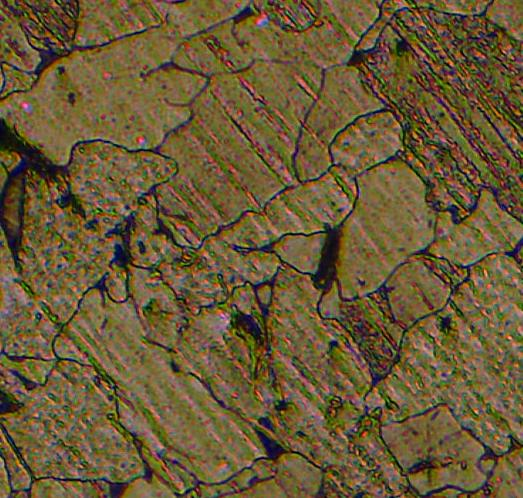
#> input picture image1.jpg, 523 x 498 px, found by its file name
$ jupyter execute Grain_detection_by_using_thresholding_value.ipynb
#> lines starting #> are read from the running program, lines starting #| are printed output that depends on the picture; after the words box and inside, x2 and y2 are one past the last pixel; in counts of white or black regions, pixels touching at a corner belong together
[cell 1]
import cv2
import matplotlib.pyplot as plt
import numpy as np

[cell 2]
img = cv2.imread('./inout images/image1.jpg')
#> img is the input picture: shape (498, 523, 3); mean B, G, R 54.9, 89.5, 106.5

[cell 3]
plt.imshow(img)

[cell 4]
gray = cv2.cvtColor(img,cv2.COLOR_BGR2GRAY)
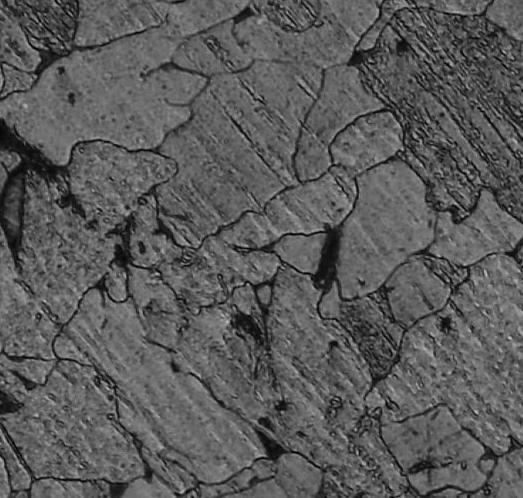
#> gray: shape (498, 523); min 1, max 195, mean 90.6

blurred = cv2.GaussianBlur(gray, (3, 3), 0) #Gaussian Blur to smooth out the image
thresh = cv2.threshold(blurred, 60, 255, cv2.THRESH_BINARY_INV)[1]
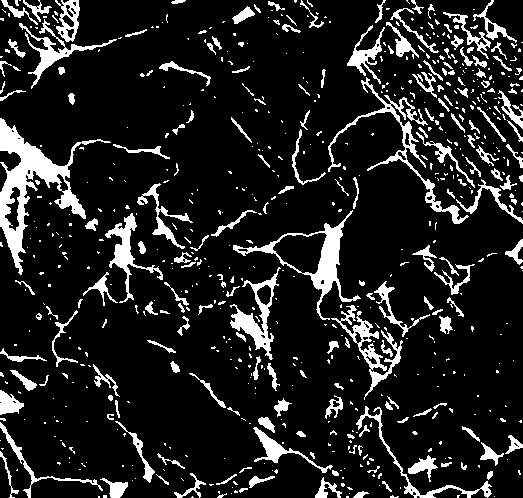
#> thresh: shape (498, 523); 13% white; 677 white regions (486 under 20 px)

[cell 5]
plt.imshow(thresh, cmap= 'gray')

[cell 6]
contours, hierarchy = cv2.findContours(thresh, cv2.RETR_TREE, cv2.CHAIN_APPROX_SIMPLE)
#> contours = 746 contours, 598 with area under 20; largest, box (x1, y1, x2, y2) and area: (0, 118, 111, 275) 4043, (233, 210, 361, 320) 3152, (272, 232, 328, 275) 1508, (328, 77, 469, 224) 1374, (230, 267, 281, 360) 1292
contour_img = cv2.drawContours(thresh, contours, -1, (255, 255, 255), 2) #change the colour tuple (255, 255, 255) to change contour colour
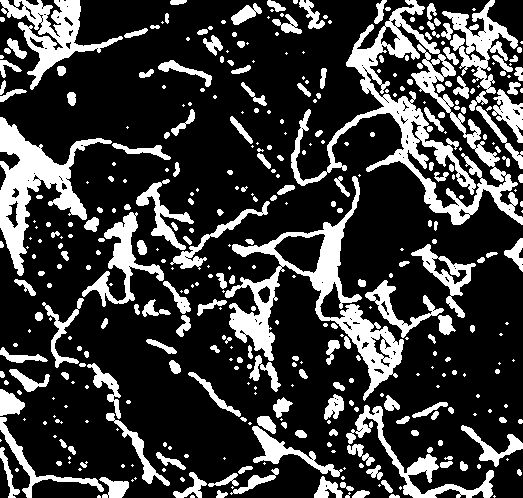
#> contour_img: shape (498, 523); 23.7% white; 401 white regions (185 under 20 px), largest, box (x1, y1, x2, y2) and area: (291, 0, 523, 225) 10143, (225, 176, 404, 401) 7475, (0, 117, 112, 276) 5212
plt.imshow(contour_img, cmap='gray')

[cell 7]
inv_img = cv2.bitwise_not(thresh)
plt.imshow(inv_img, cmap = 'gray') #change the threshold in cv2.threshold to change results in the image

$ run again, with image2.jpg copied over image1.jpg
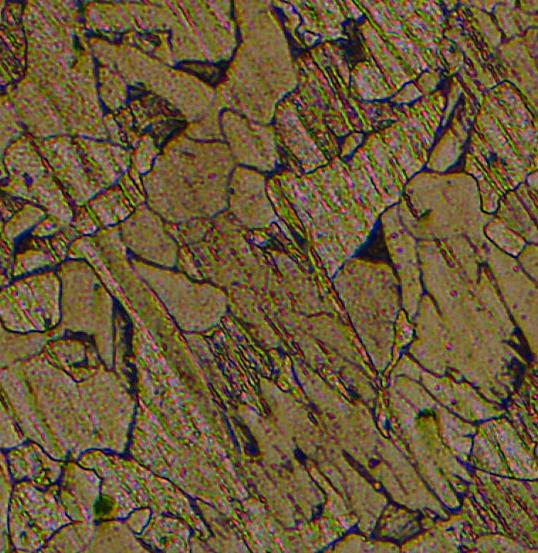
#> input picture image2.jpg, 538 x 553 px, found by its file name
#> img is the input picture: shape (553, 538, 3); mean B, G, R 56.4, 89.3, 107.3
#> `thresh = cv2.threshold(blurred, 60, 255, cv2.THRESH_BINARY_INV)[1]`:
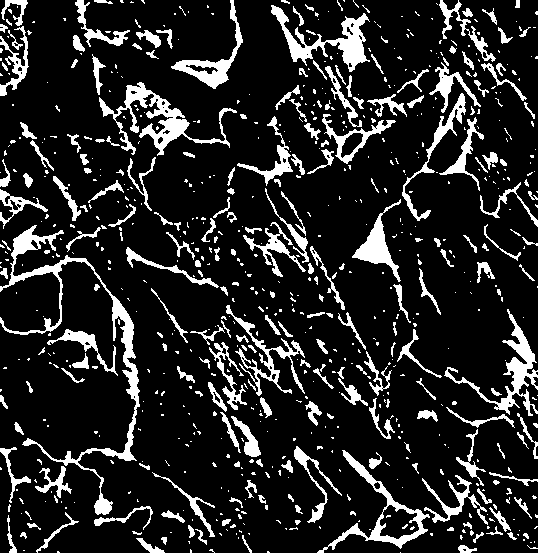
#> thresh: shape (553, 538); 14.9% white; 755 white regions (533 under 20 px)
#> contours = 814 contours, 630 with area under 20; largest, box (x1, y1, x2, y2) and area: (0, 225, 140, 515) 3154, (317, 450, 430, 553) 2250, (99, 82, 237, 156) 1964, (271, 5, 370, 72) 1706, (444, 309, 538, 416) 1420
#> `contour_img = cv2.drawContours(thresh, contours, -1, (255, 255, 255), 2)`:
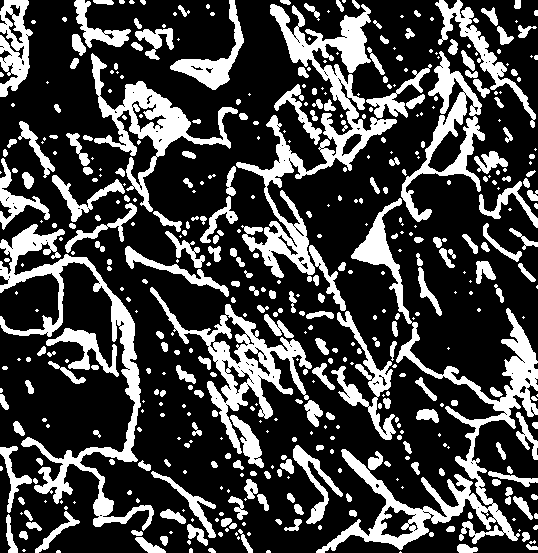
#> contour_img: shape (553, 538); 26.7% white; 477 white regions (220 under 20 px), largest, box (x1, y1, x2, y2) and area: (316, 198, 538, 553) 10547, (236, 4, 397, 278) 9133, (0, 224, 154, 531) 7499

$ run again, with image3.jpg copied over image1.jpg
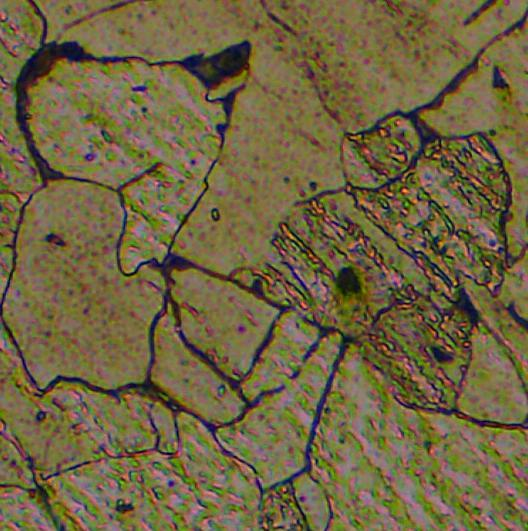
#> input picture image3.jpg, 528 x 531 px, found by its file name
#> img is the input picture: shape (531, 528, 3); mean B, G, R 66.3, 101, 113
#> `thresh = cv2.threshold(blurred, 60, 255, cv2.THRESH_BINARY_INV)[1]`:
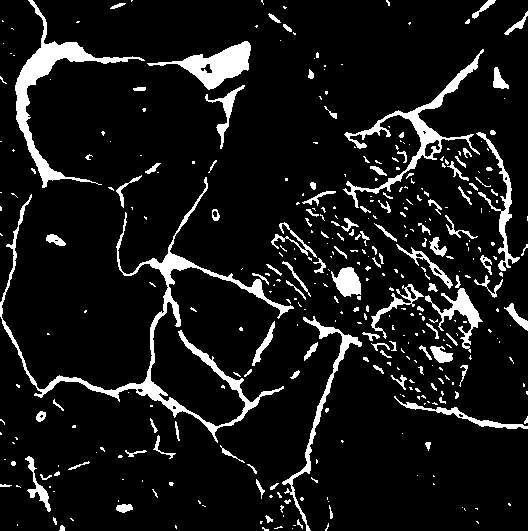
#> thresh: shape (531, 528); 9.4% white; 379 white regions (259 under 20 px)
#> contours = 395 contours, 310 with area under 20; largest, box (x1, y1, x2, y2) and area: (0, 177, 294, 443) 4094, (15, 0, 145, 188) 2781, (343, 49, 484, 208) 2004, (147, 41, 251, 90) 1792, (282, 316, 362, 531) 1034
#> `contour_img = cv2.drawContours(thresh, contours, -1, (255, 255, 255), 2)`:
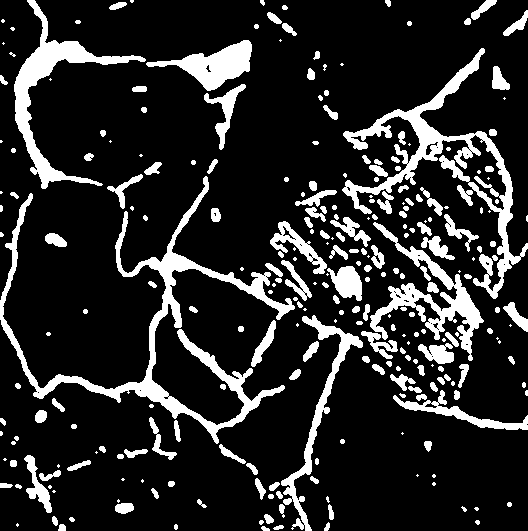
#> contour_img: shape (531, 528); 16.1% white; 270 white regions (90 under 20 px), largest, box (x1, y1, x2, y2) and area: (0, 176, 295, 444) 8391, (342, 48, 528, 299) 6591, (14, 0, 146, 189) 4051

$ run again, with image4.jpg copied over image1.jpg
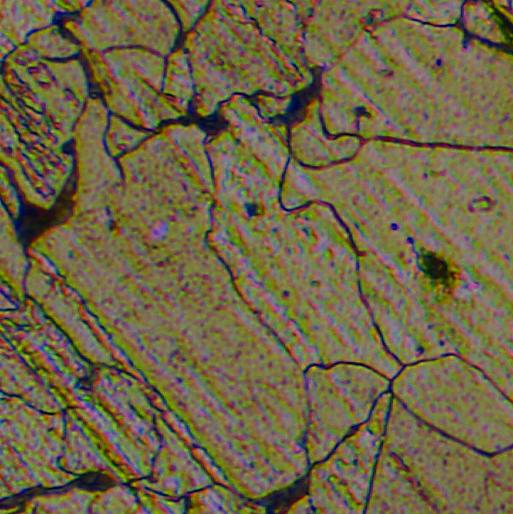
#> input picture image4.jpg, 513 x 514 px, found by its file name
#> img is the input picture: shape (514, 513, 3); mean B, G, R 70.9, 101.7, 112.8
#> `thresh = cv2.threshold(blurred, 60, 255, cv2.THRESH_BINARY_INV)[1]`:
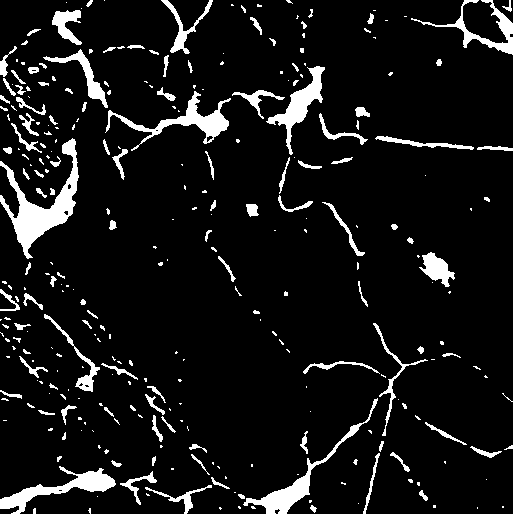
#> thresh: shape (514, 513); 8.4% white; 302 white regions (184 under 20 px)
#> contours = 311 contours, 226 with area under 20; largest, box (x1, y1, x2, y2) and area: (0, 138, 79, 259) 2533, (0, 466, 116, 514) 1376, (105, 91, 231, 151) 1338, (243, 398, 378, 514) 1288, (266, 66, 325, 155) 1194
#> `contour_img = cv2.drawContours(thresh, contours, -1, (255, 255, 255), 2)`:
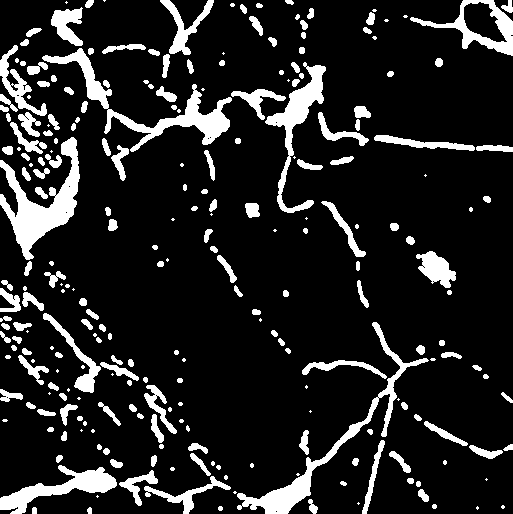
#> contour_img: shape (514, 513); 13.7% white; 253 white regions (71 under 20 px), largest, box (x1, y1, x2, y2) and area: (0, 137, 80, 260) 3420, (42, 48, 232, 152) 3174, (237, 322, 429, 514) 2959
